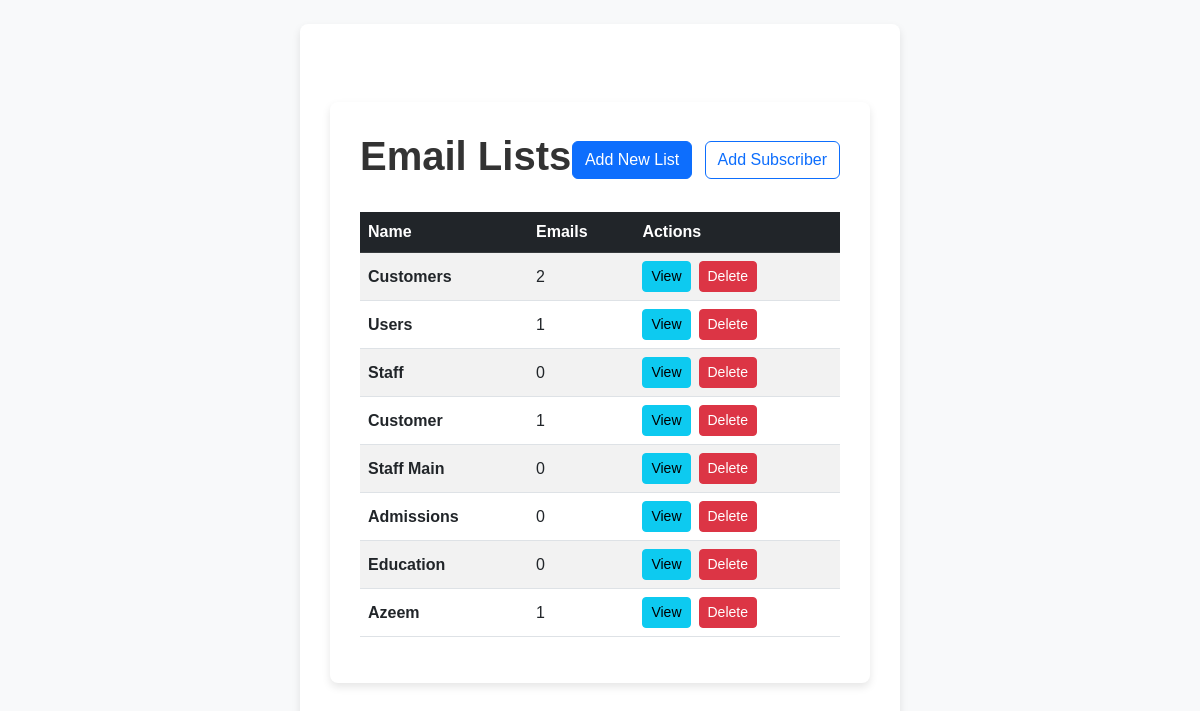
/email_lists/ (signed in), run on the app's committed database.
### djmailer/models.py (models this page shows, shortened)
class EmailList(models.Model):
    name=models.CharField(max_length=100)

### djmailer/views.py (the view)
# urls.py: path('email_lists/',view.email_list,name='email_list'),
@login_required
def email_list(request):
    email_list=EmailList.objects.all()
    return render(request,'djmailer/email_list.html',{'email_list':email_list})

### djmailer/templates/djmailer/email_list.html (shortened to what this page needs)
{% extends 'base.html' %}
{% block content %}
<div class="container mt-5">
    <div class="d-flex justify-content-between align-items-center mb-4">
        <h1 class="fw-bold">Email Lists</h1>
        <div>
            <a href="{% url "create_email_list" %}" class="btn btn-primary me-2">Add New List</a>
            <a href="{% url "add_subscriber" %}" class="btn btn-outline-primary">Add Subscriber</a>
        </div>
    </div>
    <div class="table-responsive">
        <table class="table table-striped table-hover align-middle">
            <thead class="table-dark">
                <tr>
                    <th>Name</th>
                    <th>Emails</th>
                    <th>Actions</th>
                </tr>
            </thead>
            <tbody>
                {% for email_list in email_list %}
                <tr>
                    <td class="fw-semibold">{{ email_list.name }}</td>
                    <td>{{ email_list.subscribers.count }}</td>
                    <td>
                        <div class="d-flex gap-2">
                            <a href="#" class="btn btn-info btn-sm">View</a>
                            <a href="#" class="btn btn-danger btn-sm">Delete</a>
                        </div>
                    </td>
                </tr>
                {% endfor %}
            </tbody>
        </table>
    </div>
</div>
{% endblock %}

### djmailer/templates/base.html (shortened to what this page needs)
<!DOCTYPE html>
<html lang="en">
<head>
    <link rel="stylesheet" href="https://cdnjs.cloudflare.com/ajax/libs/bootstrap/5.3.0/css/bootstrap.min.css">
</head>
<body>
    <div class="container mt-4">
        {% block content %}
        {% endblock %}
    </div>
</body>
</html>

### djmailer/templates/base.html (style rules this page uses)
body { padding-top: 70px; }
body { font-family: 'Arial', sans-serif; background-color: #f8f9fa; color: #333; margin: 0; padding: 0; }
.container { background-color: white; padding: 30px; border-radius: 8px; box-shadow: 0 4px 8px rgba(0, 0, 0, 0.1); max-width: 600px; margin: 50px auto; }
a { color: #007bff; text-decoration: none; }

### data on the page
EmailList: name "Customers", subscribers.count "2"
EmailList: name "Users", subscribers.count "1"
EmailList: name "Staff", subscribers.count "0"
EmailList: name "Customer", subscribers.count "1"
EmailList: name "Staff Main", subscribers.count "0"
EmailList: name "Admissions", subscribers.count "0"
EmailList: name "Education", subscribers.count "0"
EmailList: name "Azeem", subscribers.count "1"
